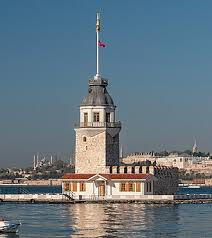
#> input picture kizkulesi.jpeg, 212 x 238 px
$ python erosion_dilation.py
#> lines starting #> are read from the running program, lines starting #| are printed output that depends on the picture
import cv2
import numpy as np

img = cv2.imread('kizkulesi.jpeg', 0)
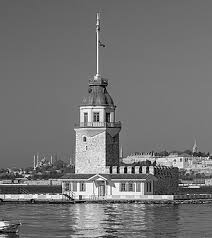
#> img: shape (238, 212); min 0, max 255, mean 114.9
kernel = np.ones((5,5), np.uint8)

erosion = cv2.erode(img, kernel, iterations=1) #bir kere uygula
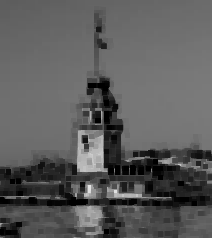
#> erosion: shape (238, 212); min 0, max 230, mean 91.3
dilation = cv2.dilate(img, kernel, iterations=1)
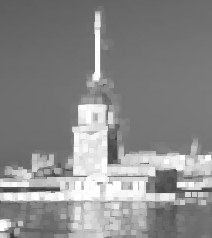
#> dilation: shape (238, 212); min 57, max 255, mean 138.2
opening = cv2.morphologyEx(img, cv2.MORPH_OPEN, kernel, iterations=1) # Önce erode --> dilate
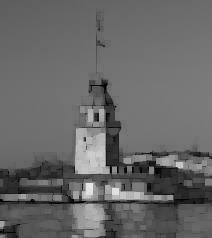
#> opening: shape (238, 212); min 0, max 230, mean 103.5
closing = cv2.bitwise_not(opening) # negatifi
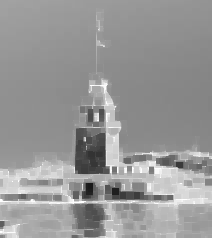
#> closing: shape (238, 212); min 25, max 255, mean 151.5

cv2.imshow('Original', img)
cv2.imshow('Erosion', erosion)
cv2.imshow('Dilation', dilation)
cv2.imshow('Opening', opening)
cv2.imshow('Closing', closing)
cv2.waitKey(0)
cv2.destroyAllWindows()

$ run again, with agack.jpg copied over kizkulesi.jpeg
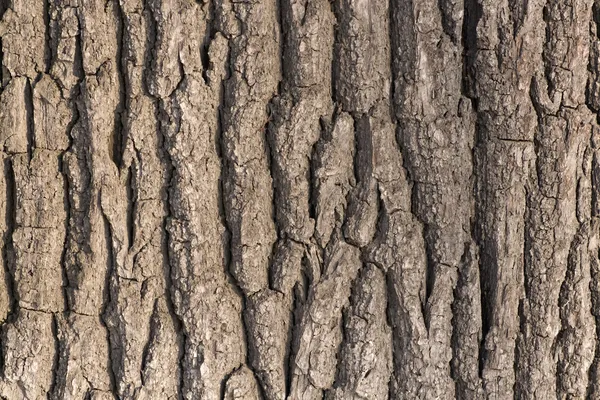
#> input picture agack.jpg, 600 x 400 px
#> `opening = cv2.morphologyEx(img, cv2.MORPH_OPEN, kernel, iterations=1)`:
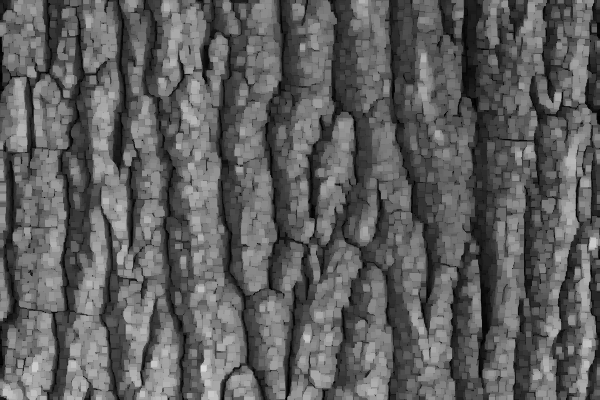
#> opening: shape (400, 600); min 0, max 218, mean 94.2
#> `closing = cv2.bitwise_not(opening)`:
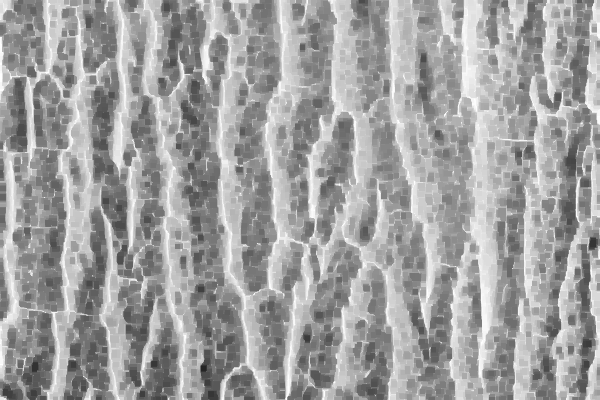
#> closing: shape (400, 600); min 37, max 255, mean 160.8
